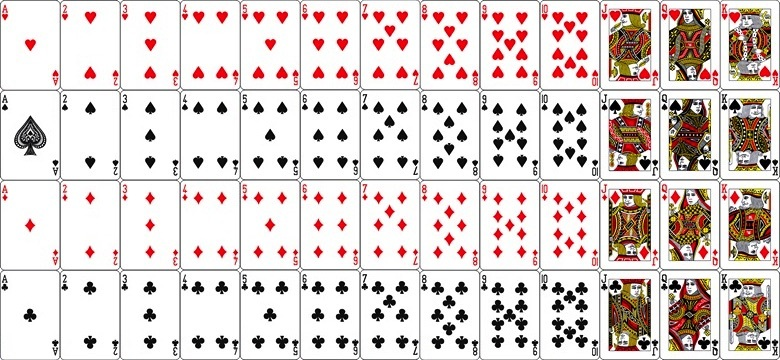
#> input picture cards.jpg, 780 x 360 px
$ python hF78.py
#> lines starting #> are read from the running program, lines starting #| are printed output that depends on the picture
import requests
import cv2 as cv
import os
import matplotlib.pyplot as plt
import numpy as np
import random

card_images = []
cards = []
players = []
marks = ['ハート', 'スペード', 'ダイヤ', 'クローバー']
display_names = ['A', '2', '3', '4', '5', '6', '7', '8', '9', '10', 'J', 'Q', 'K']
numbers = [11, 2, 3, 4, 5, 6, 7, 8, 9, 10, 10, 10, 10]

def load_image():
  global card_images
  image_name = 'cards.jpg'
  vsplit_number = 4
  hsplit_number = 13

  if not os.path.isfile(image_name):
    response = requests.get('https://raw.githubusercontent.com/techgymjp/techgym_python/master/cards.jpg', allow_redirects=False)
    with open(image_name, 'wb') as image:
      image.write(response.content)

  img = cv.imread('./cards.jpg')
  img = cv.cvtColor(img, cv.COLOR_BGR2RGB)

  h, w = img.shape[:2]
  crop_img = img[:h // vsplit_number * vsplit_number, :w // hsplit_number * hsplit_number]

  card_images = []
  for h_image in np.vsplit(crop_img, vsplit_number):
    for v_image in np.hsplit(h_image, hsplit_number):
      card_images.append(v_image)
  card_images = np.array(card_images)

class Card:
  def __init__(self, mark, display_name, number, image):
    self.mark = mark
    self.display_name = display_name
    self.number = number
    self.image = image
    self.is_dealt = False

class Player:
  def __init__(self, name):
    self.name = name
    self.cards = []
    self.total_number = 0

class Human(Player):
  def __init__(self, name, coin):
    super().__init__(name)
    self.coin = coin
    self.bet_coin = 0

  def show_coin(self):
    print(f"現在の持ちコインは {self.coin}コインです")

  # [4 lines left out: function set_bet_coin, not called in this run]

  def add_coin(self):
    get_coin = self.bet_coin * 2
    self.coin += get_coin

  def bet(self):
    if self.coin >= 100:
      max_bet_coin = 100
    else:
      max_bet_coin = self.coin
    bet_message = '何枚BETしますか？：(10-' + str(max_bet_coin) + ')'
    bet_coin = input(bet_message)
    while not self.enable_bet_coin(bet_coin, max_bet_coin):
      bet_coin = input(bet_message)
    self.set_bet_coin(int(bet_coin))

  # [9 lines left out: function enable_bet_coin, not called in this run]

class Computer(Player):
  def __init__(self, name):
    super().__init__(name)

def initialize():
  for card in cards:
    card.is_dealt = False
  for player in players:
    player.cards = []
    player.total_number = 0

def create_cards():
  global cards
  for i, mark in enumerate(marks):
    for j, number in enumerate(numbers):
      cards.append( Card(mark, display_names[j], number, card_images[i*len(numbers)+j]) )

# [23 lines left out: functions show_cards, deal_card, calc_ace, not called in this run]

def win():
  show_result('win')

def lose():
  show_result('lose')

# [14 lines left out: functions choice, enable_choice, not called in this run]

def play_once():
  initialize()
  players[0].bet()
  deal_card( players[0] )
  deal_card( players[1] )
  deal_card( players[0] )
  show_cards( players[0].cards )
  if is_blackjack():
    win()
  else:
    choice_key = choice()
    if choice_key == 1:
      hit()
    elif choice_key == 2:
      stand()

# [63 lines left out: functions is_blackjack, is_burst, hit, stand, judge, show_result, not called in this run]

def play():
  load_image()
#> in load_image, img is the input picture: shape (360, 780, 3); mean B, G, R 206.2, 208.8, 219.7
#> the loop in load_image, `for h_image in np.vsplit(crop_img, vsplit_number):` made 4 passes
#> after the loop in load_image, `for h_image in np.vsplit(crop_img, vsplit_number):`: card_images = 52 items
  create_cards()
#> the loop in create_cards, `for i, mark in enumerate(marks):` made 4 passes
#> pass 1, in __init__, `self.image = image`:
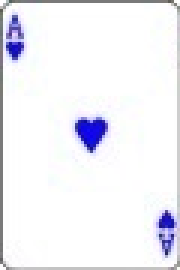
#> self.image: shape (90, 60, 3) (shown 3 times larger); mean of channels 0, 1, 2 246.8, 240.9, 241; drawn as B, G, R
#> pass 1, in __init__ (call 2), `self.image = image`:
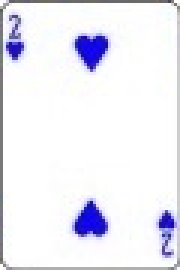
#> self.image: shape (90, 60, 3) (shown 3 times larger); mean of channels 0, 1, 2 245.4, 236.2, 236.6; drawn as B, G, R
#> pass 1, in __init__ (call 3), `self.image = image`:
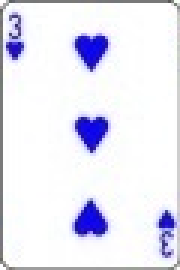
#> self.image: shape (90, 60, 3) (shown 3 times larger); mean of channels 0, 1, 2 244.1, 231.5, 231.9; drawn as B, G, R
#> pass 1, in __init__ (call 4), `self.image = image`:
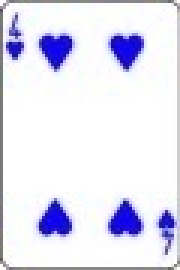
#> self.image: shape (90, 60, 3) (shown 3 times larger); mean of channels 0, 1, 2 243.5, 227.5, 228.1; drawn as B, G, R
  players.append( Human('自分', 500) )
  players.append( Computer('コンピューター') )

  players[0].show_coin()
  play_once()
#> the loop in initialize, `for card in cards:` made 52 passes

#> (the run stopped early here; a loop or call above may not have finished)
